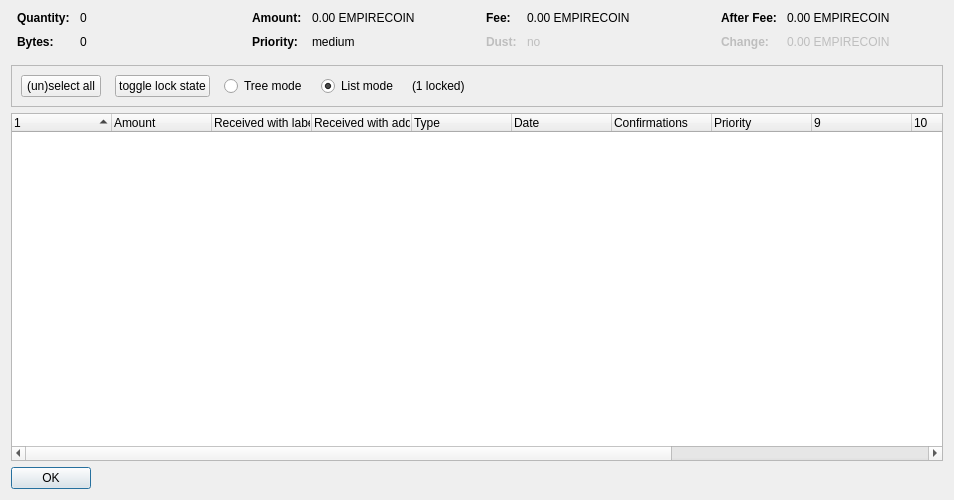
<?xml version="1.0" encoding="UTF-8"?>
<ui version="4.0">
 <class>CoinControlDialog</class>
 <widget class="QDialog" name="CoinControlDialog">
  <property name="geometry">
   <rect>
    <x>0</x>
    <y>0</y>
    <width>954</width>
    <height>500</height>
   </rect>
  </property>
  <property name="windowTitle">
   <string>Coin Selection</string>
  </property>
  <layout class="QVBoxLayout" name="verticalLayout">
   <item>
    <layout class="QHBoxLayout" name="horizontalLayoutTop" stretch="0,0,0,0">
     <property name="topMargin">
      <number>0</number>
     </property>
     <property name="bottomMargin">
      <number>10</number>
     </property>
     <item>
      <layout class="QFormLayout" name="formLayoutCoinControl1">
       <property name="horizontalSpacing">
        <number>10</number>
       </property>
       <property name="verticalSpacing">
        <number>10</number>
       </property>
       <property name="leftMargin">
        <number>6</number>
       </property>
       <property name="rightMargin">
        <number>6</number>
       </property>
       <item row="0" column="0">
        <widget class="QLabel" name="labelCoinControlQuantityText">
         <property name="font">
          <font>
           <weight>75</weight>
           <bold>true</bold>
          </font>
         </property>
         <property name="text">
          <string>Quantity:</string>
         </property>
        </widget>
       </item>
       <item row="0" column="1">
        <widget class="QLabel" name="labelCoinControlQuantity">
         <property name="cursor">
          <cursorShape>IBeamCursor</cursorShape>
         </property>
         <property name="contextMenuPolicy">
          <enum>Qt::ActionsContextMenu</enum>
         </property>
         <property name="text">
          <string notr="true">0</string>
         </property>
         <property name="textInteractionFlags">
          <set>Qt::LinksAccessibleByMouse|Qt::TextSelectableByKeyboard|Qt::TextSelectableByMouse</set>
         </property>
        </widget>
       </item>
       <item row="1" column="0">
        <widget class="QLabel" name="labelCoinControlBytesText">
         <property name="font">
          <font>
           <weight>75</weight>
           <bold>true</bold>
          </font>
         </property>
         <property name="text">
          <string>Bytes:</string>
         </property>
        </widget>
       </item>
       <item row="1" column="1">
        <widget class="QLabel" name="labelCoinControlBytes">
         <property name="cursor">
          <cursorShape>IBeamCursor</cursorShape>
         </property>
         <property name="contextMenuPolicy">
          <enum>Qt::ActionsContextMenu</enum>
         </property>
         <property name="text">
          <string notr="true">0</string>
         </property>
         <property name="textInteractionFlags">
          <set>Qt::LinksAccessibleByMouse|Qt::TextSelectableByKeyboard|Qt::TextSelectableByMouse</set>
         </property>
        </widget>
       </item>
      </layout>
     </item>
     <item>
      <layout class="QFormLayout" name="formLayoutCoinControl2">
       <property name="horizontalSpacing">
        <number>10</number>
       </property>
       <property name="verticalSpacing">
        <number>10</number>
       </property>
       <property name="leftMargin">
        <number>6</number>
       </property>
       <property name="rightMargin">
        <number>6</number>
       </property>
       <item row="0" column="0">
        <widget class="QLabel" name="labelCoinControlAmountText">
         <property name="font">
          <font>
           <weight>75</weight>
           <bold>true</bold>
          </font>
         </property>
         <property name="text">
          <string>Amount:</string>
         </property>
        </widget>
       </item>
       <item row="0" column="1">
        <widget class="QLabel" name="labelCoinControlAmount">
         <property name="cursor">
          <cursorShape>IBeamCursor</cursorShape>
         </property>
         <property name="contextMenuPolicy">
          <enum>Qt::ActionsContextMenu</enum>
         </property>
         <property name="text">
          <string notr="true">0.00 EMPIRECOIN</string>
         </property>
         <property name="textInteractionFlags">
          <set>Qt::LinksAccessibleByMouse|Qt::TextSelectableByKeyboard|Qt::TextSelectableByMouse</set>
         </property>
        </widget>
       </item>
       <item row="1" column="0">
        <widget class="QLabel" name="labelCoinControlPriorityText">
         <property name="font">
          <font>
           <weight>75</weight>
           <bold>true</bold>
          </font>
         </property>
         <property name="text">
          <string>Priority:</string>
         </property>
        </widget>
       </item>
       <item row="1" column="1">
        <widget class="QLabel" name="labelCoinControlPriority">
         <property name="cursor">
          <cursorShape>IBeamCursor</cursorShape>
         </property>
         <property name="contextMenuPolicy">
          <enum>Qt::ActionsContextMenu</enum>
         </property>
         <property name="text">
          <string>medium</string>
         </property>
         <property name="textInteractionFlags">
          <set>Qt::LinksAccessibleByMouse|Qt::TextSelectableByKeyboard|Qt::TextSelectableByMouse</set>
         </property>
        </widget>
       </item>
      </layout>
     </item>
     <item>
      <layout class="QFormLayout" name="formLayoutCoinControl3">
       <property name="horizontalSpacing">
        <number>10</number>
       </property>
       <property name="verticalSpacing">
        <number>10</number>
       </property>
       <property name="leftMargin">
        <number>6</number>
       </property>
       <property name="rightMargin">
        <number>6</number>
       </property>
       <item row="0" column="0">
        <widget class="QLabel" name="labelCoinControlFeeText">
         <property name="font">
          <font>
           <weight>75</weight>
           <bold>true</bold>
          </font>
         </property>
         <property name="text">
          <string>Fee:</string>
         </property>
        </widget>
       </item>
       <item row="0" column="1">
        <widget class="QLabel" name="labelCoinControlFee">
         <property name="cursor">
          <cursorShape>IBeamCursor</cursorShape>
         </property>
         <property name="contextMenuPolicy">
          <enum>Qt::ActionsContextMenu</enum>
         </property>
         <property name="text">
          <string notr="true">0.00 EMPIRECOIN</string>
         </property>
         <property name="textInteractionFlags">
          <set>Qt::LinksAccessibleByMouse|Qt::TextSelectableByKeyboard|Qt::TextSelectableByMouse</set>
         </property>
        </widget>
       </item>
       <item row="1" column="0">
        <widget class="QLabel" name="labelCoinControlLowOutputText">
         <property name="enabled">
          <bool>false</bool>
         </property>
         <property name="font">
          <font>
           <weight>75</weight>
           <bold>true</bold>
          </font>
         </property>
         <property name="text">
          <string>Dust:</string>
         </property>
        </widget>
       </item>
       <item row="1" column="1">
        <widget class="QLabel" name="labelCoinControlLowOutput">
         <property name="enabled">
          <bool>false</bool>
         </property>
         <property name="cursor">
          <cursorShape>IBeamCursor</cursorShape>
         </property>
         <property name="contextMenuPolicy">
          <enum>Qt::ActionsContextMenu</enum>
         </property>
         <property name="text">
          <string>no</string>
         </property>
         <property name="textInteractionFlags">
          <set>Qt::LinksAccessibleByMouse|Qt::TextSelectableByKeyboard|Qt::TextSelectableByMouse</set>
         </property>
        </widget>
       </item>
      </layout>
     </item>
     <item>
      <layout class="QFormLayout" name="formLayoutCoinControl4">
       <property name="horizontalSpacing">
        <number>10</number>
       </property>
       <property name="verticalSpacing">
        <number>10</number>
       </property>
       <property name="leftMargin">
        <number>6</number>
       </property>
       <property name="rightMargin">
        <number>6</number>
       </property>
       <item row="0" column="0">
        <widget class="QLabel" name="labelCoinControlAfterFeeText">
         <property name="font">
          <font>
           <weight>75</weight>
           <bold>true</bold>
          </font>
         </property>
         <property name="text">
          <string>After Fee:</string>
         </property>
        </widget>
       </item>
       <item row="0" column="1">
        <widget class="QLabel" name="labelCoinControlAfterFee">
         <property name="cursor">
          <cursorShape>IBeamCursor</cursorShape>
         </property>
         <property name="contextMenuPolicy">
          <enum>Qt::ActionsContextMenu</enum>
         </property>
         <property name="text">
          <string notr="true">0.00 EMPIRECOIN</string>
         </property>
         <property name="textInteractionFlags">
          <set>Qt::LinksAccessibleByMouse|Qt::TextSelectableByKeyboard|Qt::TextSelectableByMouse</set>
         </property>
        </widget>
       </item>
       <item row="1" column="0">
        <widget class="QLabel" name="labelCoinControlChangeText">
         <property name="enabled">
          <bool>false</bool>
         </property>
         <property name="font">
          <font>
           <weight>75</weight>
           <bold>true</bold>
          </font>
         </property>
         <property name="text">
          <string>Change:</string>
         </property>
        </widget>
       </item>
       <item row="1" column="1">
        <widget class="QLabel" name="labelCoinControlChange">
         <property name="enabled">
          <bool>false</bool>
         </property>
         <property name="cursor">
          <cursorShape>IBeamCursor</cursorShape>
         </property>
         <property name="contextMenuPolicy">
          <enum>Qt::ActionsContextMenu</enum>
         </property>
         <property name="text">
          <string notr="true">0.00 EMPIRECOIN</string>
         </property>
         <property name="textInteractionFlags">
          <set>Qt::LinksAccessibleByMouse|Qt::TextSelectableByKeyboard|Qt::TextSelectableByMouse</set>
         </property>
        </widget>
       </item>
      </layout>
     </item>
    </layout>
   </item>
   <item>
    <widget class="QFrame" name="frame">
     <property name="minimumSize">
      <size>
       <width>0</width>
       <height>40</height>
      </size>
     </property>
     <property name="frameShape">
      <enum>QFrame::StyledPanel</enum>
     </property>
     <property name="frameShadow">
      <enum>QFrame::Sunken</enum>
     </property>
     <layout class="QHBoxLayout" name="horizontalLayout">
      <item>
       <layout class="QHBoxLayout" name="horizontalLayoutPanel" stretch="0,0,0,0,0,0">
        <property name="spacing">
         <number>14</number>
        </property>
        <item>
         <widget class="QPushButton" name="pushButtonSelectAll">
          <property name="sizePolicy">
           <sizepolicy hsizetype="Maximum" vsizetype="Fixed">
            <horstretch>0</horstretch>
            <verstretch>0</verstretch>
           </sizepolicy>
          </property>
          <property name="text">
           <string>(un)select all</string>
          </property>
          <property name="autoDefault">
           <bool>false</bool>
          </property>
         </widget>
        </item>
        <item>
         <widget class="QPushButton" name="pushButtonToggleLock">
          <property name="sizePolicy">
           <sizepolicy hsizetype="Maximum" vsizetype="Fixed">
            <horstretch>0</horstretch>
            <verstretch>0</verstretch>
           </sizepolicy>
          </property>
          <property name="text">
           <string>toggle lock state</string>
          </property>
          <property name="autoDefault">
           <bool>false</bool>
          </property>
         </widget>
        </item>
        <item>
         <widget class="QRadioButton" name="radioTreeMode">
          <property name="sizePolicy">
           <sizepolicy hsizetype="Maximum" vsizetype="Fixed">
            <horstretch>0</horstretch>
            <verstretch>0</verstretch>
           </sizepolicy>
          </property>
          <property name="text">
           <string>Tree mode</string>
          </property>
         </widget>
        </item>
        <item>
         <widget class="QRadioButton" name="radioListMode">
          <property name="sizePolicy">
           <sizepolicy hsizetype="Maximum" vsizetype="Fixed">
            <horstretch>0</horstretch>
            <verstretch>0</verstretch>
           </sizepolicy>
          </property>
          <property name="text">
           <string>List mode</string>
          </property>
          <property name="checked">
           <bool>true</bool>
          </property>
         </widget>
        </item>
        <item>
         <widget class="QLabel" name="labelLocked">
          <property name="text">
           <string>(1 locked)</string>
          </property>
         </widget>
        </item>
        <item>
         <spacer name="horizontalSpacer">
          <property name="orientation">
           <enum>Qt::Horizontal</enum>
          </property>
          <property name="sizeHint" stdset="0">
           <size>
            <width>40</width>
            <height>20</height>
           </size>
          </property>
         </spacer>
        </item>
       </layout>
      </item>
     </layout>
    </widget>
   </item>
   <item>
    <widget class="CoinControlTreeWidget" name="treeWidget">
     <property name="contextMenuPolicy">
      <enum>Qt::CustomContextMenu</enum>
     </property>
     <property name="sortingEnabled">
      <bool>false</bool>
     </property>
     <property name="columnCount">
      <number>13</number>
     </property>
     <attribute name="headerShowSortIndicator" stdset="0">
      <bool>true</bool>
     </attribute>
     <attribute name="headerStretchLastSection">
      <bool>false</bool>
     </attribute>
     <column>
      <property name="text">
       <string/>
      </property>
     </column>
     <column>
      <property name="text">
       <string>Amount</string>
      </property>
     </column>
     <column>
      <property name="text">
       <string>Received with label</string>
      </property>
     </column>
     <column>
      <property name="text">
       <string>Received with address</string>
      </property>
     </column>
     <column>
      <property name="text">
	<string>Type</string>
      </property>
     </column>
     <column>
      <property name="text">	 
       <string>Date</string>
      </property>
     </column>
     <column>
      <property name="text">
       <string>Confirmations</string>
      </property>
      <property name="toolTip">
       <string>Confirmed</string>
      </property>
     </column>
     <column>
      <property name="text">
       <string>Priority</string>
      </property>
     </column>
     <column>
      <property name="text">
       <string/>
      </property>
     </column>
     <column>
      <property name="text">
       <string/>
      </property>
     </column>
     <column>
      <property name="text">
       <string/>
      </property>
     </column>
     <column>
      <property name="text">
       <string/>
      </property>
     </column>
     <column>
      <property name="text">
       <string/>
      </property>
     </column>
    </widget>
   </item>
   <item>
    <widget class="QDialogButtonBox" name="buttonBox">
     <property name="sizePolicy">
      <sizepolicy hsizetype="Maximum" vsizetype="Fixed">
       <horstretch>0</horstretch>
       <verstretch>0</verstretch>
      </sizepolicy>
     </property>
     <property name="orientation">
      <enum>Qt::Horizontal</enum>
     </property>
     <property name="standardButtons">
      <set>QDialogButtonBox::Ok</set>
     </property>
    </widget>
   </item>
  </layout>
 </widget>
 <customwidgets>
  <customwidget>
   <class>CoinControlTreeWidget</class>
   <extends>QTreeWidget</extends>
   <header>coincontroltreewidget.h</header>
  </customwidget>
 </customwidgets>
 <resources/>
 <connections/>
</ui>
